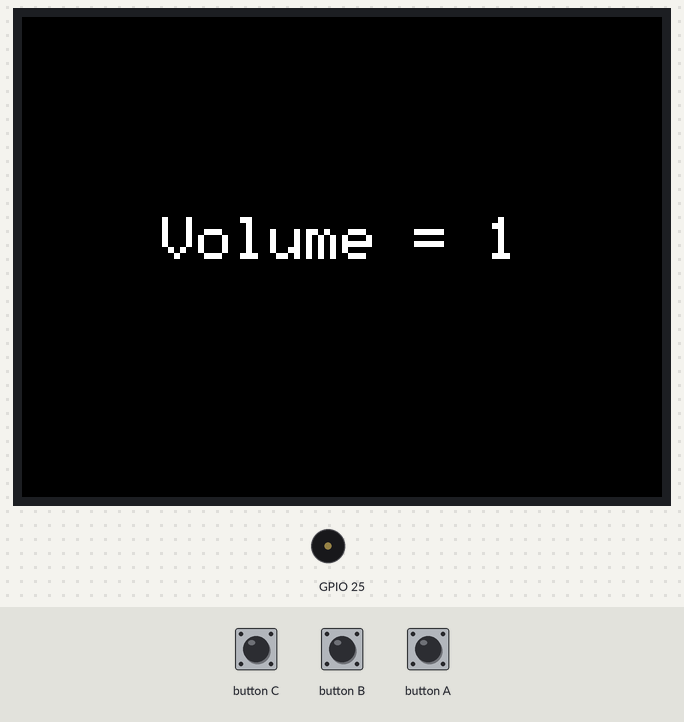
A program run on a simulated ESP32. On the bench: 320×240 colour display, buzzer (waves = sounding). Inputs (shaded band) come from the test bench.

Above: at 1.3 s.
1.4 s: button B pressed for 0.15 s
At 1.7 s:
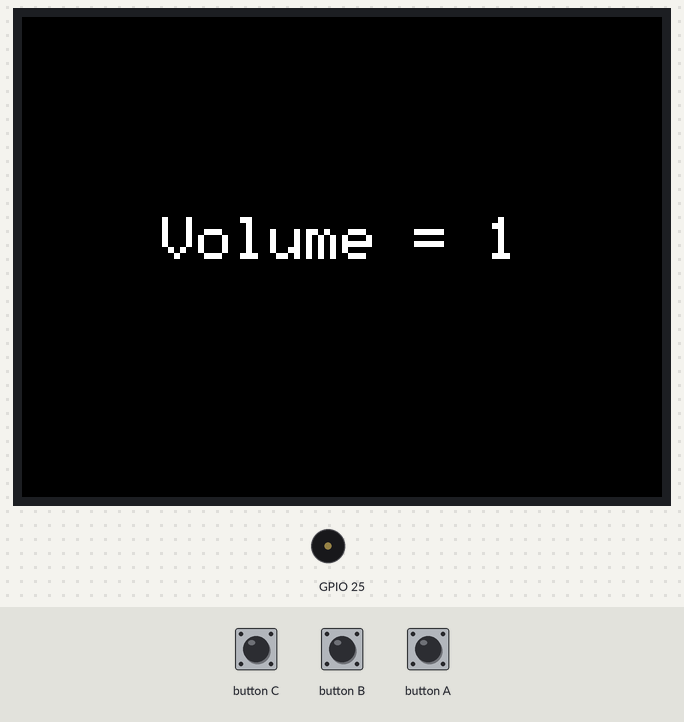
3.0 s: button C pressed for 0.15 s
At 4.2 s:
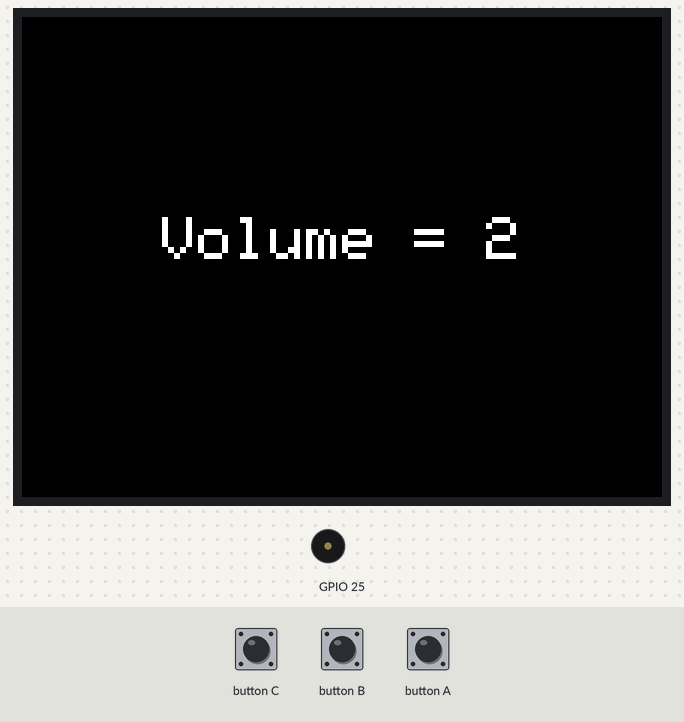
4.6 s: button C pressed for 1 s
At 5.4 s:
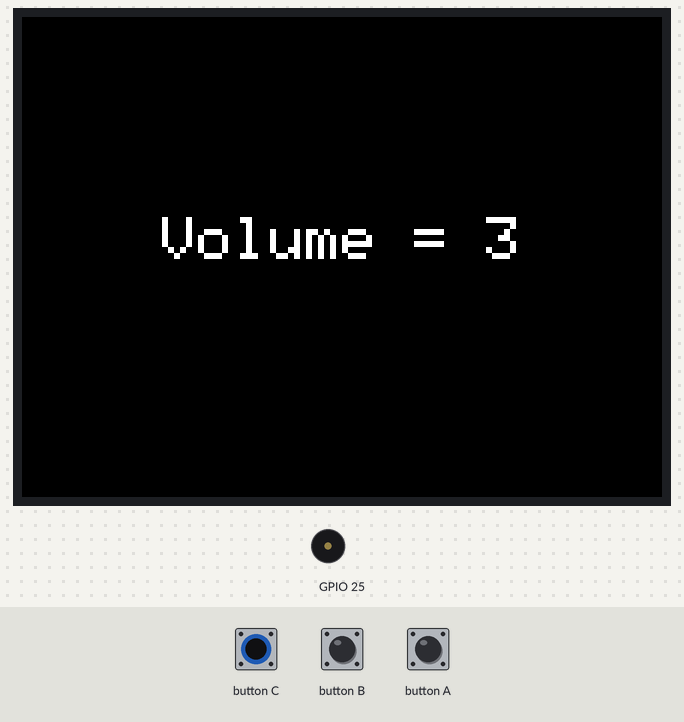
7.1 s: button B pressed for 1 s
At 7.5 s:
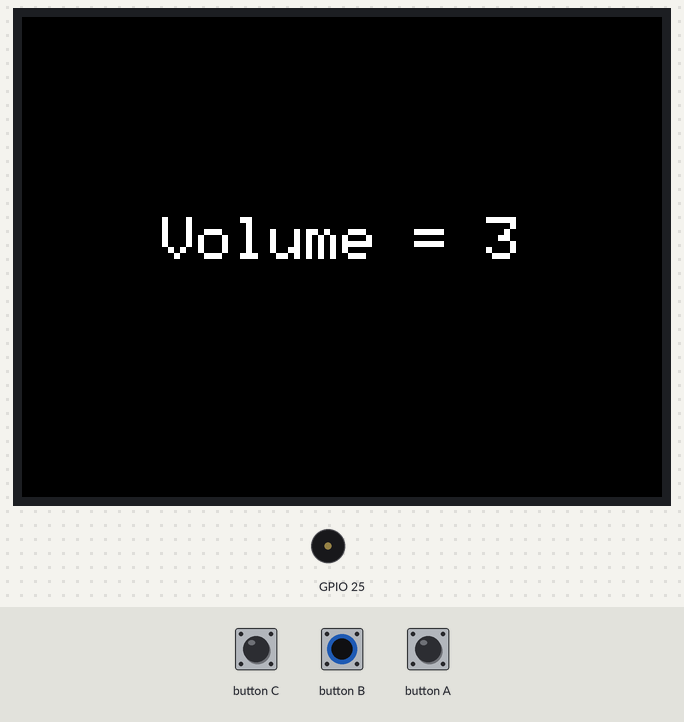
Timing chart, 0 to 10.1 s (numbered marks = the images above; inputs shaded):
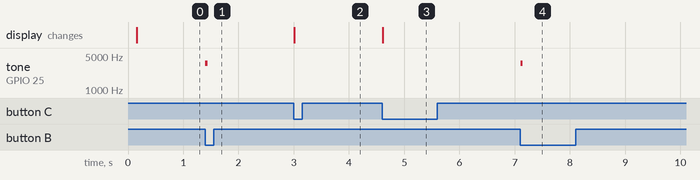

The program:

main.cpp
```cpp
#include <M5Stack.h>

int volume = 1;

void setup() {
  M5.begin();
  M5.Speaker.setVolume(volume);
}

void loop() {
  M5.update();
  if (M5.BtnA.wasPressed()) {
    volume--;
    volume = max(volume, 0);  // ボリュームが-1以下にならないようにする
    M5.Speaker.setVolume(volume);  // スピーカーのボリュームを設定 範囲は 0 ~ 10
  }
  if (M5.BtnB.wasPressed()) {
    M5.Speaker.tone(3520, 40);
  }
  if (M5.BtnC.wasPressed()) {
    volume++;
    volume = min(volume, 10);  // ボリュームが11以上にならないようにする
    M5.Speaker.setVolume(volume);  // スピーカーのボリュームを設定
  }

  M5.Lcd.setCursor(70, 100);
  M5.Lcd.setTextSize(3);
  M5.Lcd.print("Volume = ");
  M5.Lcd.print(volume);
  M5.Lcd.print(" ");
}
```

Measured:
- after the input at 1.4 s, tone on GPIO 25: silent → 3520 Hz at once, → silent 0.04 s later
- after the input at 3.0 s, the display: changes at once (image 2)
- after the input at 4.6 s, the display: changes at once (image 3)
- after the input at 7.1 s, tone on GPIO 25: silent → 3520 Hz at once, → silent 0.04 s later
